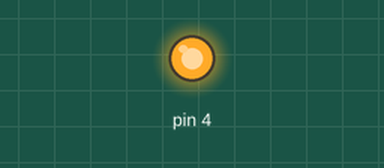
Bench run of a sketch on a simulated Arduino Uno, built for the host (arithmetic inside an expression is 32-bit, double 64-bit). Shown: output pins drawn as LEDs (lit = HIGH). EEPROM starts erased.

Above: at 0.1 s.
At 2.1 s:
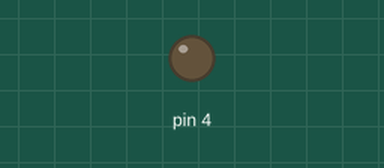
Timing chart, 0 to 3.6 s (numbered marks = the images above):
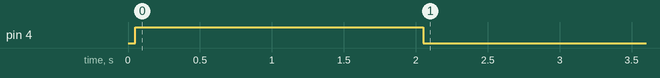

The sketch:

Clear_EEPROM.ino
```cpp
#include <EEPROM.h>

void setup() {
  EEPROM.begin(512);
  // Записываем 0 во все 512 байт EEPROM
  for (int i = 0; i < 512; i++) {
    EEPROM.write(i, 0);
  }

  pinMode(4, OUTPUT);
  digitalWrite(4, HIGH);
  delay(2000);
  digitalWrite(4, LOW);
  EEPROM.end();
}

void loop() {
}
```
